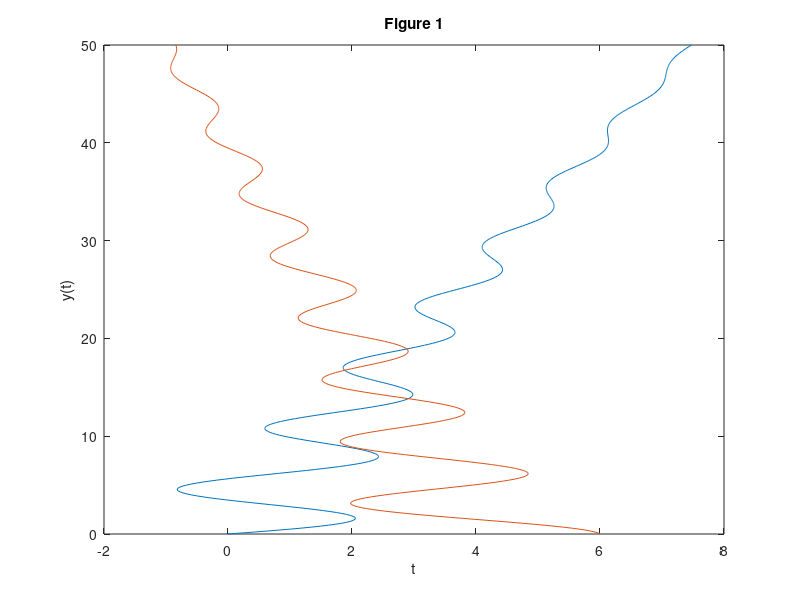
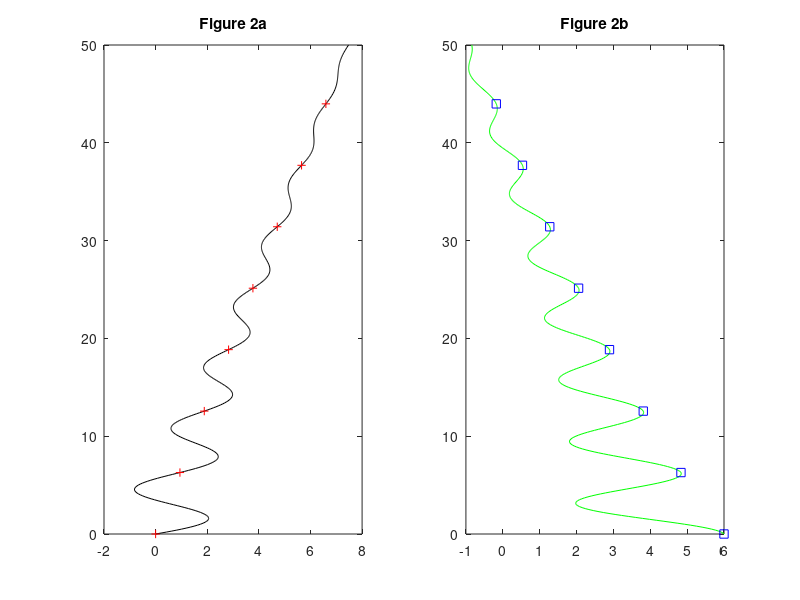
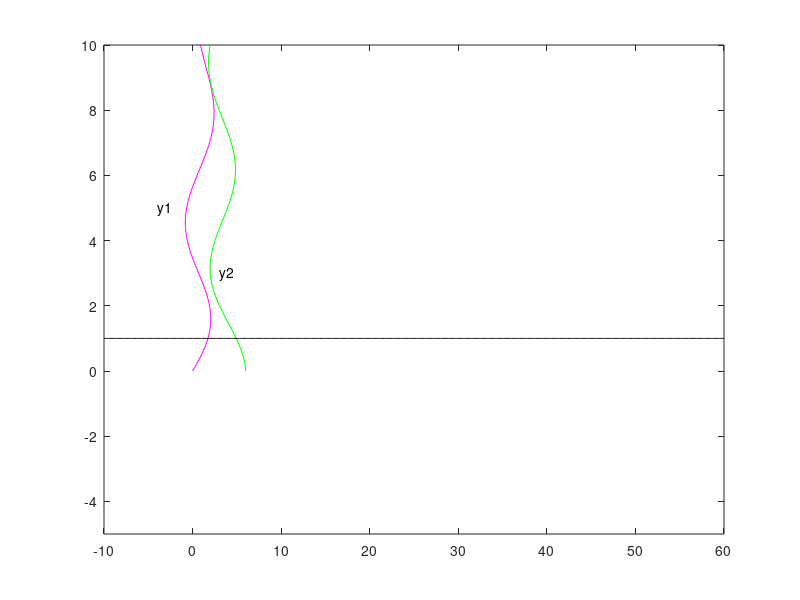

These figures' MATLAB source, in order:
% Part a:
t = 0:0.1:50;
y1 = .15*t + 2*exp(-.06*t).*sin(t);
y2 = 4 - .1*t + 2*exp(-.05*t).*cos(t);
figure(1); plot(y1,t,y2,t);
title('Figure 1');
xlabel('t');
ylabel('y(t)');
print -djpeg fig1.jpg; % Saves figure as a jpeg
% Part b: 
ts = 0:2*pi:50;
y1s = .15*ts + 2*exp(-.06*ts).*sin(ts);
y2s = 4 - .1*ts + 2*exp(-.05*ts).*cos(ts);
figure(2);
subplot(1,2,1)
    plot(y1,t,'k')
    hold on
    plot(y1s,ts,'r+')
    title('Figure 2a')
    hold off
subplot(1,2,2)
    plot(y2,t,'g')
    hold on
    plot(y2s,ts,'bs')
    title('Figure 2b')
    hold off
% Part c:
figure(3); plot(y1,t,'m',y2,t,'g');
hold on
    axis([-10 60 -5 10])
    b=-10:0.1:60; % Create vector spanning x-axis values
    z=ones(1,length(b)); % Create vector of 1's of the same length
    plot(b,z,'k') % Plot of b,z is a line @ y = 1
    text(-4,5,'y1')
    text(3,3,'y2')
% Part d:
y1min = sort(y1);
y2min = sort(y2);
fprintf('The minimum of y1 is %2.3f.\n',y1min(1))
fprintf('The minimum of y2 is %2.3f.\n',y2min(1))



    
    